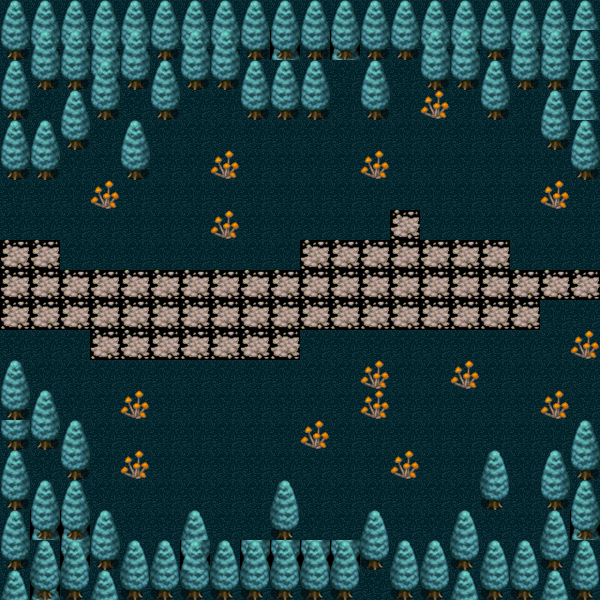

A level layout from a 2D game, rendered from its tile map. Below: a short description, then the map file with its tile-grid data intact:
An orthogonal 20x20 tile map with 30x30 px tiles, 2 tile layers (Tile Layer 1, Tile Layer 3), 10 tilesets and 2 objects.

<map version="1.0" orientation="orthogonal" renderorder="right-down" width="20" height="20" tilewidth="30" tileheight="30" nextobjectid="3">
 <tileset firstgid="1" name="edge03" tilewidth="30" tileheight="30" tilecount="6" columns="3">
  <image source="../sprite/Map/edge03.png" width="90" height="60" />
 </tileset>
 <tileset firstgid="7" name="grass04" tilewidth="30" tileheight="30" tilecount="1" columns="1">
  <image source="../sprite/Map/grass04.png" width="34" height="31" />
 </tileset>
 <tileset firstgid="8" name="tree22" tilewidth="30" tileheight="30" tilecount="2" columns="1">
  <image source="../sprite/Map/tree22.png" width="30" height="60" />
 </tileset>
 <tileset firstgid="10" name="edge04" tilewidth="30" tileheight="30" tilecount="1" columns="1">
  <image source="../sprite/Map/edge04.png" width="30" height="30" />
 </tileset>
 <tileset firstgid="11" name="stone01" tilewidth="30" tileheight="30" tilecount="1" columns="1">
  <image source="../sprite/Map/stone01.png" width="33" height="32" />
 </tileset>
 <tileset firstgid="12" name="grass10" tilewidth="30" tileheight="30" tilecount="1" columns="1">
  <image source="../sprite/Map/grass10.png" width="30" height="33" />
 </tileset>
 <tileset firstgid="13" name="flower03" tilewidth="30" tileheight="30" tilecount="1" columns="1">
  <image source="../sprite/Map/flower03.png" width="30" height="30" />
 </tileset>
 <tileset firstgid="14" name="flower08" tilewidth="30" tileheight="30" tilecount="1" columns="1">
  <image source="../sprite/Map/flower08.png" width="33" height="30" />
 </tileset>
 <tileset firstgid="15" name="vine01" tilewidth="30" tileheight="30" tilecount="2" columns="1">
  <image source="../sprite/Map/vine01.png" width="30" height="72" />
 </tileset>
 <tileset firstgid="17" name="tree24" tilewidth="30" tileheight="30" tilecount="2" columns="1">
  <image source="../sprite/Map/tree24.png" width="30" height="60" />
 </tileset>
 <layer name="Tile Layer 1" width="20" height="20">
  <data encoding="csv">
7,7,7,7,7,7,7,7,7,7,7,7,7,7,7,7,7,7,7,7,
7,7,7,7,7,7,7,7,7,10,7,10,7,7,7,7,7,7,7,7,
7,7,7,7,7,7,7,7,7,7,7,7,7,7,7,7,7,7,7,7,
7,7,7,7,7,7,7,7,7,7,7,7,7,7,7,7,7,7,7,7,
7,7,7,7,7,7,7,7,7,7,7,7,7,7,7,7,17,7,7,7,
7,7,7,7,7,7,7,7,7,7,7,7,7,7,7,7,18,7,7,7,
7,7,7,7,7,7,7,7,7,7,7,7,7,7,7,7,7,7,7,7,
7,7,7,7,7,7,7,7,7,7,7,7,7,11,7,7,7,7,7,7,
11,11,7,7,7,7,7,7,7,7,11,11,11,11,11,11,11,7,7,7,
11,11,11,11,11,11,11,11,11,11,11,11,11,11,11,11,11,11,11,11,
11,11,11,11,11,11,11,11,11,11,11,11,11,11,11,11,11,11,7,7,
7,7,7,11,11,11,11,11,11,11,7,7,7,7,7,7,7,7,7,7,
7,7,7,7,7,7,7,7,7,7,7,7,7,7,7,7,7,7,7,7,
7,7,7,7,7,7,7,7,7,7,7,7,7,7,7,7,7,7,7,7,
7,7,7,7,7,7,7,7,7,7,7,7,7,7,7,7,7,7,7,7,
7,7,7,7,7,7,7,17,7,7,7,7,7,7,7,7,7,7,7,7,
7,7,7,7,7,7,7,18,7,7,7,7,7,7,7,7,7,7,7,7,
7,10,10,7,7,7,7,7,7,7,7,7,7,7,7,7,7,7,7,10,
7,7,10,7,7,7,10,7,10,10,10,10,7,7,7,7,7,7,7,7,
7,10,7,7,7,7,7,7,7,7,7,7,7,7,7,7,7,7,7,7
</data>
 </layer>
 <layer name="Tile Layer 3" width="20" height="20">
  <data encoding="csv">
8,8,8,8,8,8,8,8,8,8,8,8,8,8,8,8,8,8,8,8,
9,10,10,10,10,9,10,10,9,9,9,9,9,9,10,10,9,10,10,8,
8,9,9,10,9,8,9,9,8,8,8,0,8,0,9,9,8,9,9,8,
9,0,8,9,0,9,0,0,9,9,9,0,9,0,13,0,9,0,8,8,
8,8,9,0,8,0,0,0,0,0,0,0,0,0,0,0,7,0,9,8,
9,9,0,0,9,0,0,13,0,0,0,0,13,0,0,0,7,0,0,9,
0,0,0,13,0,0,0,0,0,0,0,0,0,0,0,0,0,0,13,0,
0,0,0,0,0,0,0,13,0,0,0,0,0,0,0,0,0,0,0,0,
0,0,0,0,0,0,0,0,0,0,0,0,0,0,0,0,0,0,0,0,
0,0,0,0,0,0,0,0,0,0,0,0,0,0,0,0,0,0,0,0,
0,0,0,0,0,0,0,0,0,0,0,0,0,0,0,0,0,0,0,0,
0,0,0,0,0,0,0,0,0,0,0,0,0,0,0,0,0,0,0,13,
8,0,0,0,0,0,0,0,0,0,0,0,13,0,0,13,0,0,0,0,
9,8,0,0,13,0,0,0,0,0,0,0,13,0,0,0,0,0,13,0,
9,9,8,0,0,0,0,0,0,0,13,0,0,0,0,0,0,0,0,8,
8,0,9,0,13,0,0,7,0,0,0,0,0,13,0,0,2147483656,0,8,9,
9,8,8,0,0,0,0,7,0,2147483656,0,0,0,0,0,0,2147483657,0,9,8,
8,9,9,8,7,0,2147483656,0,0,2147483657,0,0,2147483656,0,0,2147483656,0,0,2147483656,9,
9,2147483656,2147483656,9,2147483656,2147483656,10,2147483656,2147483656,2147483656,2147483656,2147483656,2147483657,2147483656,2147483656,2147483657,2147483656,2147483656,2147483657,2147483656,
2147483656,2147483657,2147483657,2147483656,2147483657,2147483657,2147483657,2147483657,2147483657,2147483657,2147483657,2147483657,0,2147483657,2147483657,2147483656,2147483657,2147483657,2147483656,2147483657
</data>
 </layer>
 <objectgroup name="not_pass">
  <object id="1" x="0" y="0" width="600" height="180" />
  <object id="2" x="0" y="360" width="600" height="240" />
 </objectgroup>
</map>
